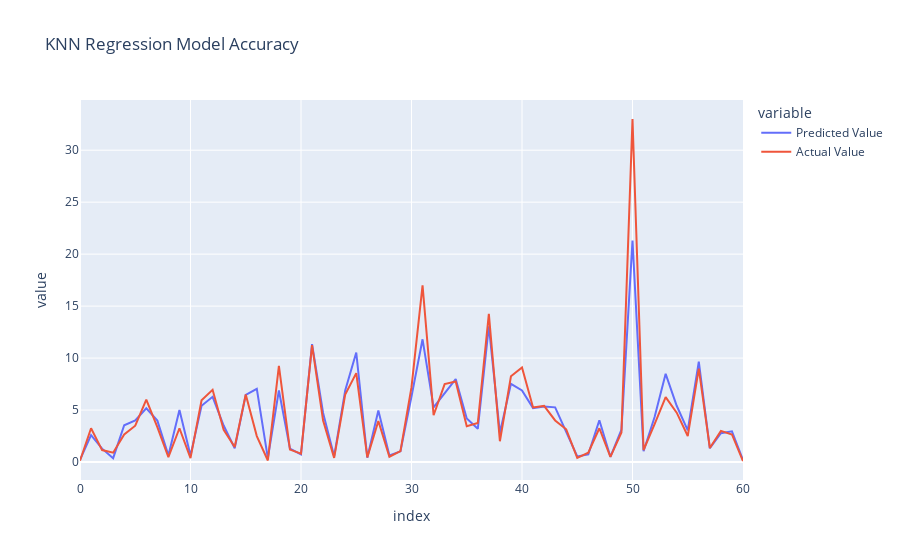

Write notebook code for a chart like this one.
### Markdown cell above
### KNN Regressor

### Code cell
KNN_Model = KNeighborsRegressor(n_neighbors=4)
KNN_Model.fit(X_train,Y_train)
Y_pred = KNN_Model.predict(X_test)
df = pd.DataFrame([performance_report(Y_test,Y_pred,'KNN Regression')])
print_perf(df)
Performance_Report = pd.concat([Performance_Report,df])
MODEL.append(KNN_Model)
accuracy_plot(Y_test,Y_pred,'KNN Regression')

### Figure 1 — Plotly figure (JSON) as saved in the notebook; plotly's stock layout.template omitted (floating-point values rounded to 4 significant figures)
{"data": [{"hovertemplate": "variable=Predicted Value<br>index=%{x}<br>value=%{y}<extra></extra>", "legendgroup": "Predicted Value", "line": {"color": "#636efa", "dash": "solid"}, "marker": {"symbol": "circle"}, "mode": "lines", "name": "Predicted Value", "orientation": "v", "showlegend": true, "type": "scatter", "x": [0, 1, 2, 3, 4, 5, 6, 7, 8, 9, 10, 11, 12, 13, 14, 15, 16, 17, 18, 19, 20, 21, 22, 23, 24, 25, 26, 27, 28, 29, 30, 31, 32, 33, 34, 35, 36, 37, 38, 39, 40, 41, 42, 43, 44, 45, 46, 47, 48, 49, 50, 51, 52, 53, 54, 55, 56, 57, 58, 59, 60], "xaxis": "x", "y": [0.2125, 2.588, 1.287, 0.37, 3.538, 4, 5.175, 3.987, 0.6375, 5, 0.6375, 5.413, 6.275, 3.513, 1.325, 6.463, 7.037, 0.3825, 6.888, 1.287, 0.7325, 11.35, 4.725, 0.545, 6.888, 10.54, 0.42, 4.95, 0.63, 1.03, 6.3, 11.81, 5.263, 6.65, 7.987, 4.188, 3.2, 13.06, 2.812, 7.525, 6.888, 5.188, 5.35, 5.263, 2.962, 0.545, 0.7325, 4.025, 0.505, 3.112, 21.31, 1.038, 4.338, 8.487, 5.412, 3.05, 9.652, 1.325, 2.775, 2.95, 0.2], "yaxis": "y"}, {"hovertemplate": "variable=Actual Value<br>index=%{x}<br>value=%{y}<extra></extra>", "legendgroup": "Actual Value", "line": {"color": "#EF553B", "dash": "solid"}, "marker": {"symbol": "circle"}, "mode": "lines", "name": "Actual Value", "orientation": "v", "showlegend": true, "type": "scatter", "x": [0, 1, 2, 3, 4, 5, 6, 7, 8, 9, 10, 11, 12, 13, 14, 15, 16, 17, 18, 19, 20, 21, 22, 23, 24, 25, 26, 27, 28, 29, 30, 31, 32, 33, 34, 35, 36, 37, 38, 39, 40, 41, 42, 43, 44, 45, 46, 47, 48, 49, 50, 51, 52, 53, 54, 55, 56, 57, 58, 59, 60], "xaxis": "x", "y": [0.12, 3.25, 1.15, 0.9, 2.65, 3.5, 6, 3.35, 0.48, 3.25, 0.38, 5.95, 6.95, 3.1, 1.45, 6.5, 2.5, 0.15, 9.25, 1.2, 0.8, 11.25, 4, 0.4, 6.5, 8.55, 0.45, 3.95, 0.51, 1.05, 7.2, 17, 4.5, 7.5, 7.75, 3.45, 3.75, 14.25, 2, 8.25, 9.1, 5.25, 5.4, 4, 3.15, 0.4, 0.9, 3.25, 0.5, 2.85, 33, 1.15, 3.65, 6.25, 4.75, 2.5, 8.99, 1.35, 3, 2.65, 0.1], "yaxis": "y"}], "layout": {"legend": {"title": {"text": "variable"}, "tracegroupgap": 0}, "title": {"text": "KNN Regression Model Accuracy"}, "xaxis": {"anchor": "y", "domain": [0, 1], "title": {"text": "index"}}, "yaxis": {"anchor": "x", "domain": [0, 1], "title": {"text": "value"}}}}
